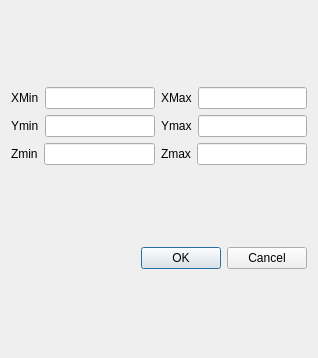
<?xml version="1.0" encoding="UTF-8"?>
<ui version="4.0">
 <class>Dialog</class>
 <widget class="QDialog" name="Dialog">
  <property name="geometry">
   <rect>
    <x>0</x>
    <y>0</y>
    <width>318</width>
    <height>358</height>
   </rect>
  </property>
  <property name="windowTitle">
   <string>Dialog</string>
  </property>
  <layout class="QVBoxLayout" name="verticalLayout_2">
   <item>
    <layout class="QVBoxLayout" name="verticalLayout">
     <item>
      <layout class="QHBoxLayout" name="layoutX">
       <item>
        <widget class="QLabel" name="lab_Xmin">
         <property name="text">
          <string>XMin</string>
         </property>
        </widget>
       </item>
       <item>
        <widget class="QLineEdit" name="lineEditXmin"/>
       </item>
       <item>
        <widget class="QLabel" name="label_Xmax">
         <property name="text">
          <string>XMax</string>
         </property>
        </widget>
       </item>
       <item>
        <widget class="QLineEdit" name="lineEditXmax"/>
       </item>
      </layout>
     </item>
     <item>
      <layout class="QHBoxLayout" name="layoutY">
       <item>
        <widget class="QLabel" name="labelYmin">
         <property name="text">
          <string>Ymin</string>
         </property>
        </widget>
       </item>
       <item>
        <widget class="QLineEdit" name="lineEditYmin"/>
       </item>
       <item>
        <widget class="QLabel" name="labelYmax">
         <property name="text">
          <string>Ymax</string>
         </property>
        </widget>
       </item>
       <item>
        <widget class="QLineEdit" name="lineEditYmax"/>
       </item>
      </layout>
     </item>
     <item>
      <layout class="QHBoxLayout" name="layoutZ">
       <item>
        <widget class="QLabel" name="labelZmin">
         <property name="text">
          <string>Zmin</string>
         </property>
        </widget>
       </item>
       <item>
        <widget class="QLineEdit" name="lineEditZmin"/>
       </item>
       <item>
        <widget class="QLabel" name="labelZmax">
         <property name="text">
          <string>Zmax</string>
         </property>
        </widget>
       </item>
       <item>
        <widget class="QLineEdit" name="lineEditZmax"/>
       </item>
      </layout>
     </item>
    </layout>
   </item>
   <item>
    <widget class="QDialogButtonBox" name="buttonBox">
     <property name="orientation">
      <enum>Qt::Horizontal</enum>
     </property>
     <property name="standardButtons">
      <set>QDialogButtonBox::Cancel|QDialogButtonBox::Ok</set>
     </property>
    </widget>
   </item>
  </layout>
 </widget>
 <resources/>
 <connections>
  <connection>
   <sender>buttonBox</sender>
   <signal>accepted()</signal>
   <receiver>Dialog</receiver>
   <slot>accept()</slot>
   <hints>
    <hint type="sourcelabel">
     <x>248</x>
     <y>254</y>
    </hint>
    <hint type="destinationlabel">
     <x>157</x>
     <y>274</y>
    </hint>
   </hints>
  </connection>
  <connection>
   <sender>buttonBox</sender>
   <signal>rejected()</signal>
   <receiver>Dialog</receiver>
   <slot>reject()</slot>
   <hints>
    <hint type="sourcelabel">
     <x>316</x>
     <y>260</y>
    </hint>
    <hint type="destinationlabel">
     <x>286</x>
     <y>274</y>
    </hint>
   </hints>
  </connection>
 </connections>
</ui>
